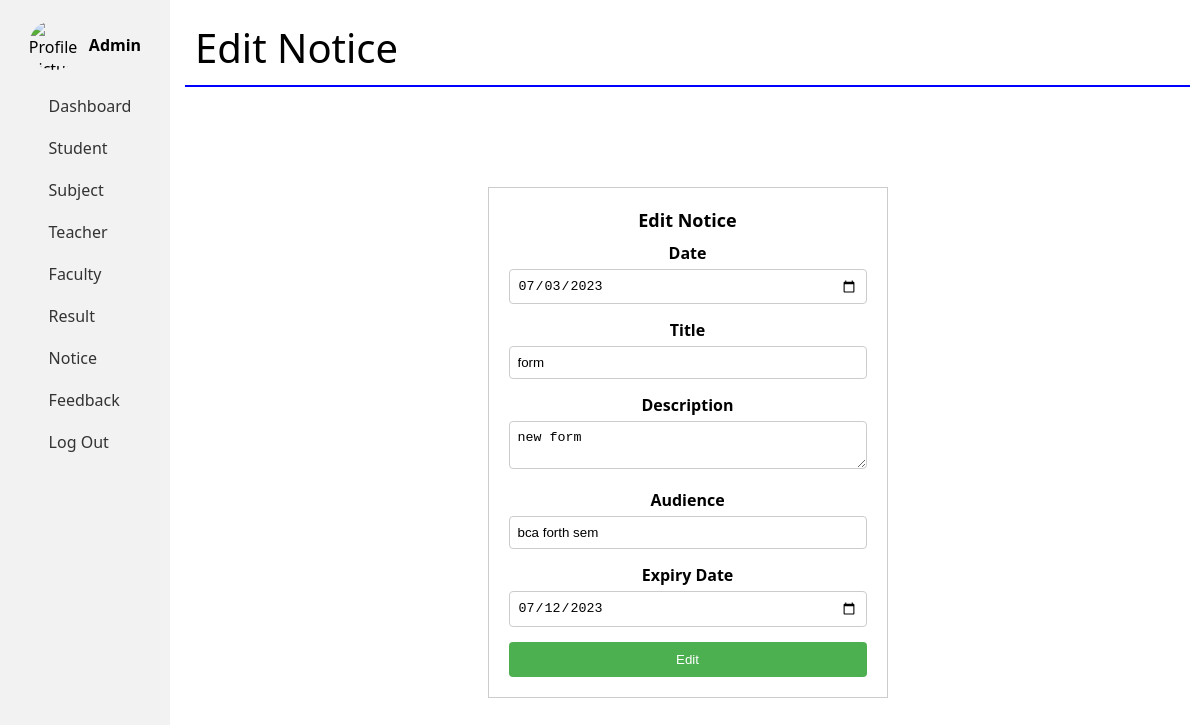
The page /admin/editnotice.php?id=0 (signed in) on the database its author committed.
### tables this page shows
CREATE TABLE `notice` (
  `notice_id` int(11) NOT NULL,
  `date` date DEFAULT NULL,
  `title` varchar(255) DEFAULT NULL,
  `description` text DEFAULT NULL,
  `audience` varchar(255) DEFAULT NULL,
  `expiry_date` date DEFAULT NULL
);

### admin/editnotice.php (the view, shortened to what this page needs)
<?php
$noticeId = $_GET['id'];
?>
<!DOCTYPE html>
<html>
<head>
</head>
<body>
    <div class="container">
        <?php include('sidebar.php'); ?>
        <div class="thead-main">
            <div class="dlabel">
                Edit Notice
            </div>
            <?php
            $conn = mysqli_connect('localhost', 'root', '', 'smsdb');
            $qry = "SELECT * FROM Notice WHERE notice_id = $noticeId";
            $res = mysqli_query($conn, $qry);
            $row = mysqli_fetch_assoc($res);
            ?>
            <div class="fieldset">
                <legend>Edit Notice</legend>
                <form action="" method="post" data-validate="parsley">
                    <div class="row">
                        <label for="date">Date</label>
                        <input type="date" name="new_date" value="<?php echo $row['date']; ?>" id="date">
                    </div>
                    <div class="row">
                        <label for="title">Title</label>
                        <input type="text" name="new_title" value="<?php echo $row['title']; ?>" id="title">
                    </div>
                    <div class="row">
                        <label for="description">Description</label>
                        <textarea id="description" name="new_description"><?php echo $row['description']; ?></textarea>
                    </div>
                    <div class="row">
                        <label for="audience">Audience</label>
                        <input type="text" name="new_audience" value="<?php echo $row['audience']; ?>" id="audience">
                    </div>
                    <div class="row">
                        <label for="expiry_date">Expiry Date</label>
                        <input type="date" name="new_expiry_date" value="<?php echo $row['expiry_date']; ?>" id="expiry_date">
                    </div>
                    <input class="btn" type="submit" value="Edit" name="submit">
                </form>
            </div>
        </div>
    </div>
</body>
</html>

### admin/editnotice.php (style rules this page uses)
.container { display: flex; padding: 10px; }
.dlabel { color: black; padding: 10px 10px; text-align: start; font-size: 40px; border-bottom: solid blue 2px; }
.thead-main { text-align: center; height: 100%; width: 100%; margin-left: 175px; }
.fieldset { border: 1px solid #ccc; padding: 20px; width: 400px; margin: 100px auto; }
.fieldset legend { font-size: 18px; font-weight: bold; margin-bottom: 10px; }
.fieldset .row { margin-bottom: 15px; }
.fieldset label { display: block; font-weight: bold; margin-bottom: 5px; }
.fieldset input,textarea { width: 100%; padding: 8px; border: 1px solid #ccc; border-radius: 4px; }
.fieldset .btn { background-color: #4CAF50; color: white; padding: 10px 20px; border: none; border-radius: 4px; cursor: pointer; width: 100%; }

### admin/sidebar.php (style rules this page uses)
* { margin: 0; padding: 0; box-sizing: border-box; }
body { font-family: system-ui, -apple-system, BlinkMacSystemFont, 'Segoe UI', Roboto, Oxygen, Ubuntu, Cantarell, 'Open Sans', 'Helvetica Neue', sans-serif; }

### rows shown on the page
notice: new_date "07/03/2023", new_title "form", new_description "new form", new_audience "bca forth sem", new_expiry_date "07/12/2023"
